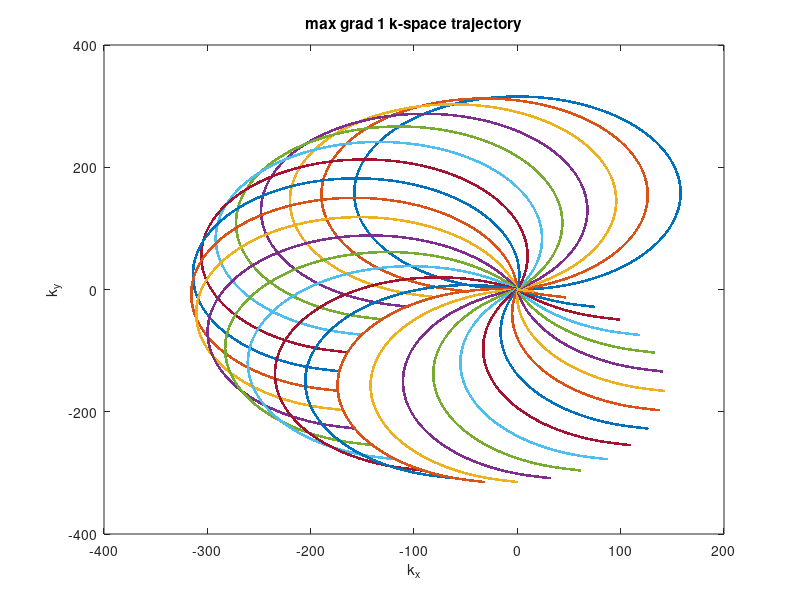
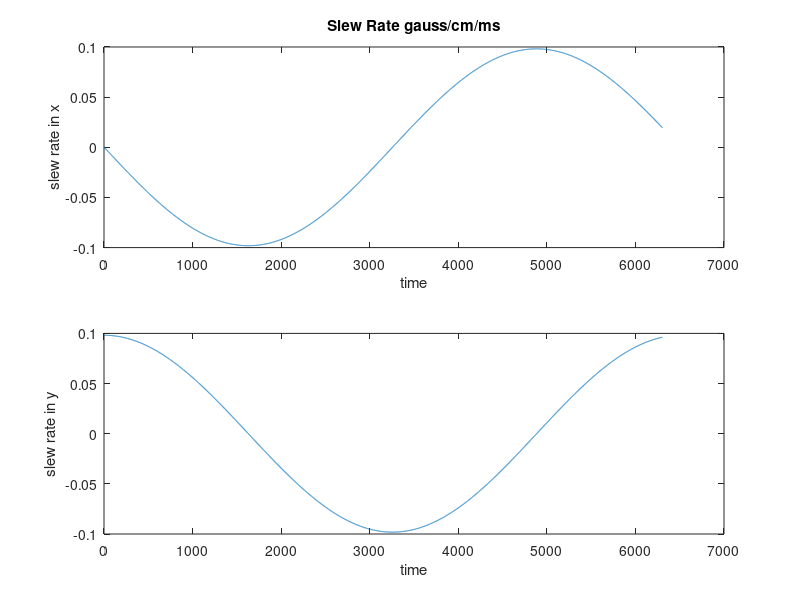

Here is the MATLAB script that generated these plots, in order: (Note: this script raises an error after producing the figures.)

% units: cm, cm-1, ms, khz, Gauss
% constants
gambar = 4.258; % 4.258 kHz/g
gam = gambar*2*pi;

% pulse seq parameters
fov = 22; % cm
dt = 0.004; % 4 us
nspokes = 31; % # of RF pulses and therefore, echos
nseg = round(210); % samples
tseg = nseg*dt; % 840 us per Dionisio paper
trf = 3; % samples, 12 us per Haowei's simulations
rfpre = 1; % samples, 8 us - amount before "center of RF"
slewramp = 0.5; % g/cm/ms - slew for ramp-up/down to looping.
maxrf = 0.2; % g (needs to be refined)
flipangle = 2*pi/180; % radians
rfshape = [1 1 1];
rfamp = flipangle/(sum(rfshape)*dt*gam);
% setting sinusoidal grads (for simplicity) - this may not be exactly what they did
xres = 64;
res = fov/xres;
kmax1 = 1/res/2; % max k-space for each segment, cm-1
gamp = kmax1/gambar/tseg; % g/cm

% Segment 1
tmax = nspokes*tseg; %might only need 64, but for completeness
t = [-rfpre:((nspokes-1)*nseg + trf)]*dt;  %start at RF pulse and end just after last RF pulse
% t = [-rfpre:((nspokes)*nseg + trf)]*dt;  %start at RF pulse and end just after last RF pulse

% start with a Fourier polygon in k and convert to g
% reference
% https://demonstrations.wolfram.com/FourierConstructionOfRegularPolygonsAndStarPolygons/#more
% norder = 1;
% nar = [-norder:norder];
% c = (nspokes./(nar*nspokes+1).*sin(pi/nspokes)).^2; c = c./max(c);
% % c(1) = c(1)/2; c(3)= c(3)/2;
% k = sum((c'*ones(size(t))).*exp(1i*om1*((nspokes*nar'+1)*t)),1);
% % rotate shift and scale
% % scale k so that it is at the edge k-space at the end of 1 seg
% k = -1i*(k - 1);
% k = k*kmax1/abs(k(round(tseg/dt)+1)); 
% 
% g = diff(k)/dt/gambar;
% g = [g g(end)]; %make the same length

om1 = 2*pi/(tmax);
g = gamp.*exp(1i*om1*t); % g/cm
ramplen = ceil(gamp/slewramp/dt);
rampup = [0:(ramplen-1)]*g(1)/ramplen;
rampdown = [(ramplen-1):-1:0]*g(end)/ramplen;
g1 = [rampup g rampdown];
tu = t(1) + [-ramplen:-1]*dt;
td = t(end) + [1:ramplen]*dt;
t = [ tu t td]; 
ctr = ramplen + rfpre + 1;
k = gambar.*cumsum(g1(ctr:end))*dt*fov; % unit are not cm-1, but 1/FOV or sample number
s1 = [0 diff(g1)]/dt; % g/cm/ms
gradarea = sum(g1(ctr:end))*dt;
te1 = length(g1(ctr:end))*dt;
for lp = 1:nspokes
    gradareaar(lp) = sum(g1((ctr + (lp-1)*nseg):end))*dt;
    te1ar(lp) = length(g1((ctr + (lp-1)*nseg):end))*dt;
end
k1 = gambar.*(cumsum(g1(ctr:end))*dt)*fov; % unit are not cm-1, but 1/FOV or sample number
karray_fid = zeros(length(g1),nspokes);
for ispoke = 1:nspokes
    st_pt = ctr + (ispoke - 1) * nseg;
    karray_fid(st_pt:end,ispoke) =  gambar.*(cumsum(g1(st_pt:end))*dt)*fov; % unit are not cm-1, but 1/FOV or sample number
end

figure;
plot(squeeze(real(karray_fid(:,:))),squeeze(imag(karray_fid(:,:))),'.');

xlabel('k_x')
ylabel('k_y')
title('max grad 1 k-space trajectory')

% build RF pulse
rf = zeros(size(g1));
for lp = 1:nspokes
    stloc = ramplen+1+(lp-1)*nseg;
    rf(stloc:(stloc+trf-1)) = rfshape*rfamp;
end

slewx = gradient(real(g));
slewy = gradient(imag(g));

figure;
subplot(211);
plot(slewx*1e3/4);
xlabel('time');
ylabel('slew rate in x');
title('Slew Rate gauss/cm/ms')
subplot(212);
plot(slewy*1e3/4);
xlabel('time');
ylabel('slew rate in y');

%% Create gre module
t = [-nseg:nspokes*nseg]*dt;  % start a inward moving spoke
g = gamp.*exp(1i*om1*t); % g/cm
% k = sum((c'*ones(size(t))).*exp(1i*om1*((nspokes*nar'+1)*t)),1);
% % rotate shift and scale
% % scale k so that it is at the edge k-space at the end of 1 seg
% k = -1i*(k - 1);
% k = k*kmax1/abs(k(round(tseg/dt)+1)); 
% g = diff(k)/dt/gambar;
% g = [g g(end)]; %make the same length

ramplen = ceil(gamp/slewramp/dt);
rampup = [0:(ramplen-1)]*g(1)/ramplen;
rampdown = [(ramplen-1):-1:0]*g(end)/ramplen;
gradarea2 = -(sum(rampup) + sum(g(1:nseg)))*dt; % starting spot to get to zero at TE
prewinder = dotrap(gradarea-gradarea2,slewramp,5,dt); % blip from end of last one to start of next one
lprew = length(prewinder);
g2 = [-prewinder rampup g rampdown];
t = [1:length(g2)]*dt;
ctr2 = ramplen + lprew + nseg
ssitime = 0.110;  % 110 us ???
te = te1 + ssitime + ctr2*dt
k2 = gambar.*(cumsum(g2)*dt)*fov; % unit are not cm-1, but 1/FOV or sample number
k = k1(end) + k2; % unit are not cm-1, but 1/FOV or sample number
s2 = [0 diff(g2)]/dt; % g/cm/ms

te = nspokes*tseg; % ms - this sets omega1
l1 = te/dt;
% now specify k-space for 32 RF pulses (assume overlapping)
lk = length(k);

len_prewinder = length(prewinder); % per looping_star.m
len_rampup = length(rampup); % per looping_star.m
len_rampdown = length(rampdown); % per looping_star.m
len_inward = nseg+1;
karray = k1(end) + gambar.*cumsum(g2(1:end))*dt*fov;
ktrim = zeros(nspokes,nseg*nspokes);
karray_gre = zeros(length(g2),nspokes);
tarray_gre = zeros(length(g2),nspokes);
t = [1:nspokes*nseg]*dt;  % start a inward moving spoke
g = gamp.*exp(1i*om1*t); % g/cm
for lp = 1:nspokes
    sttime = (lp-1)*tseg;
    stsamp = round(sttime/dt)+1 ;
    karray_gre(:,lp) = karray_fid(end,lp) + gambar.*(cumsum(g2)*dt)*fov; % unit are not cm-1, but 1/FOV or sample number
    ktrim(lp,:) = karray_gre(len_prewinder  + len_rampup + len_inward+1:end-len_rampdown,lp); % units are not cm-1, but 1/FOV or sample number
    tarray_gre(:,lp) = dt*length(g1(ctr:end)) + dt*(1:length(g2)) - nseg * dt * (lp - 1);
end


if 0 
    gtot = cat(2,g1,g2);
    ktmp = gambar * real(cumsum(gtot(ctr:end),2)) * dt;
    figure;
    subplot(211);
    plot(ctr:size(gtot,2),squeeze(real(gtot(ctr:end))).');
    xlabel('time');
    ylabel('gx');
    title('Gradient in TOPPE (gauss/cm)')
    subplot(212);
    plot(ctr:size(gtot,2),squeeze(ktmp).');
    xlabel('time');
    ylabel('kx');
    title('k traj in TOPPE (1/fov)')
end
%% Make simulation of k-space trajectory with gradient ramp up/down
% t2star = 40;
% sim_sig = fshepp2(real(karray_gre),imag(karray_gre)) .* exp(-tarray_gre/t2star);
% sig = sum(sim_sig,2);
